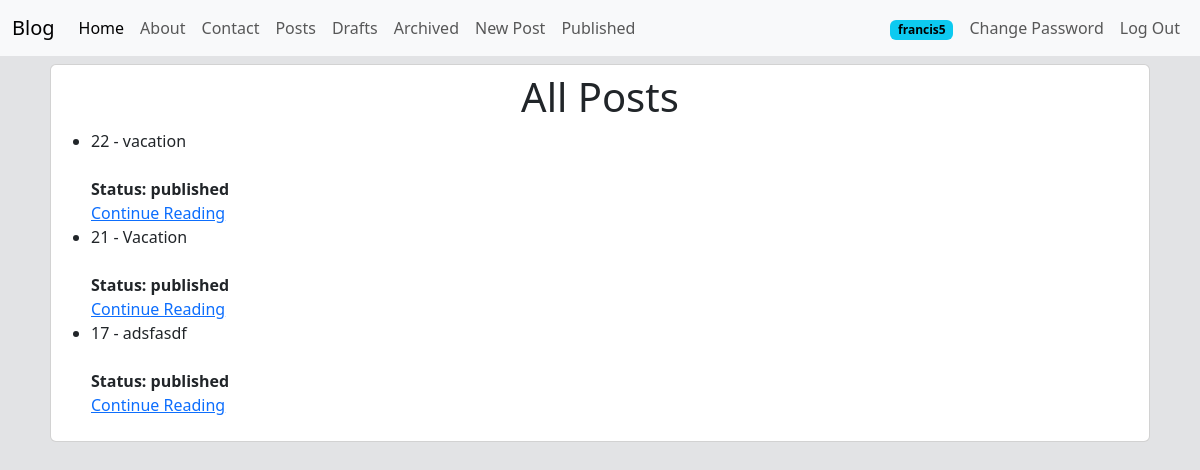
The page /posts/ (signed in) on the database its author committed.
### posts/models.py (models this page shows, shortened)
class Post(models.Model): # oop (object oriented programing)
    title = models.CharField(max_length=128)  # string
    subtitle = models.CharField(max_length=256)  # string
    body = models.TextField()  # string
    created_on = models.DateTimeField(auto_now_add=True)  # date / datetime
    author = models.ForeignKey(
        get_user_model(),
        on_delete=models.CASCADE
    )  # User model
    status = models.ForeignKey(
        Status,
        on_delete=models.DO_NOTHING
    )

class Status(models.Model):
    class Meta:
        verbose_name_plural = "status"
    name = models.CharField(max_length=128, unique=True)
    description = models.CharField(max_length=200, help_text="Write a descrition about the status")
    def __str__(self):
        return f"{self.name}"

### posts/views.py (the view)
# urls.py: path("", PostListView.as_view(), name="post_list"),
class PostListView(ListView): # GET requestto dysplay a liust of posts
    template_name = "post/list.html"
    published_status = Status.objects.get(name="published")
    queryset = Post.objects.filter(status=published_status).order_by("created_on").reverse()
    context_object_name = "posts"
    def get_context_data(self, **kwargs):
        context = super().get_context_data(**kwargs)
        context["post_status"] = "All"
        return context

### templates/post/list.html (shortened to what this page needs)
{% extends 'base.html' %}
{% block content %}
    <body class="bg-secondary-subtle">
        <div class="card p-2 m-2">
            <h1 class="text-center">All Posts</h1>
            <ul>
                {% for post in posts %}
                    <li>{{post.id}} - {{ post.title}}</li><br>
                    <span><strong>Status: {{post.status }}</strong></span><br>
                    <a href="{% url 'post_detail' post.id %}">Continue Reading</a>
                {% endfor %}
            </ul>
        </div>
    </body>
{% endblock %}

### templates/navbar.html (shortened to what this page needs)
<nav class="navbar navbar-expand-lg bg-body-tertiary">
  <div class="container-fluid">
    <a class="navbar-brand" href="{% url 'home' %}">Blog</a>
    <div class="collapse navbar-collapse" id="navbarSupportedContent">
      <ul class="navbar-nav me-auto mb-2 mb-lg-0">
        <li class="nav-item">
          <a class="nav-link active" aria-current="page" href="{% url 'home' %}">Home</a>
        </li>
        <li class="nav-item">
          <a class="nav-link" href="{% url 'about' %}">About</a>
        </li>
        <li class="nav-item">
          <a class="nav-link" href="{% url 'contact' %}">Contact</a>
        </li>
        <li class="nav-item">
          <a class="nav-link" href="{% url 'post_list' %}">Posts</a>
        </li>
        {% if user.is_authenticated %}
          <li class="nav-item">
            <a class="nav-link" href="{% url 'post_drafts' %}">Drafts</a>
          </li>
          <li class="nav-item">
            <a class="nav-link" href="{% url 'post_archived' %}">Archived</a>
          </li>
          <li class="nav-item">
            <a class="nav-link" href="{% url 'post_new' %}">New Post</a>
          </li>
        {% endif %}
        <li class="nav-item">
          <a class="nav-link" href="{% url 'post_list' %}">Published</a>
        </li>
      </ul>
      <ul class="navbar-nav ms-auto mb-2 mb-lg-0 align-items-center">
        {% if user.is_authenticated %}
          <li class="nav-item me-2">
            <span class="badge text-bg-info">{{ user.username }}</span>
          </li>
          <li class="nav-item">
            <a class="nav-link" href="{% url 'password_change' %}">Change Password</a>
          </li>
          <li class="nav-item">
            <form action="{% url 'logout' %}" method="post" class="d-inline">
              <button type="submit" class="btn btn-link nav-link py-0">Log Out</button>
            </form>
          </li>
        {% endif %}
      </ul>
    </div>
  </div>
</nav>

### rows shown on the page
Post: id "22", title "vacation", status "published"
Post: id "21", title "Vacation", status "published"
Post: id "17", title "adsfasdf", status "published"

### other values the page prints
{{ user.username }} "francis5"
